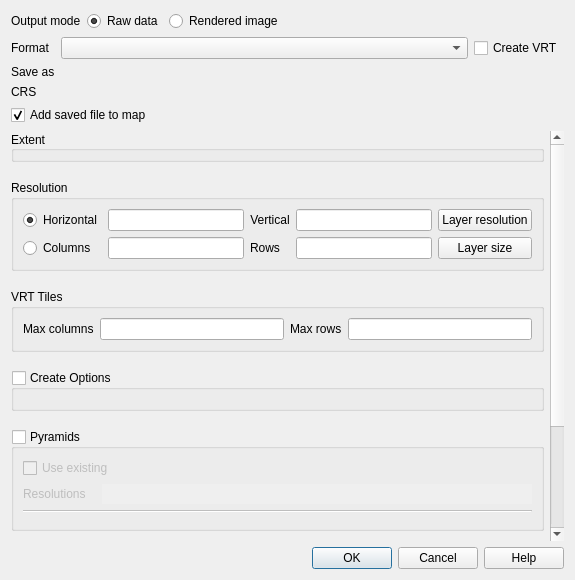
<?xml version="1.0" encoding="UTF-8"?>
<ui version="4.0">
 <class>QgsRasterLayerSaveAsDialogBase</class>
 <widget class="QDialog" name="QgsRasterLayerSaveAsDialogBase">
  <property name="geometry">
   <rect>
    <x>0</x>
    <y>0</y>
    <width>575</width>
    <height>580</height>
   </rect>
  </property>
  <property name="windowTitle">
   <string>Save Raster Layer as...</string>
  </property>
  <layout class="QVBoxLayout" name="verticalLayout">
   <item>
    <layout class="QHBoxLayout" name="horizontalLayout_6">
     <item>
      <widget class="QLabel" name="mModeLabel">
       <property name="text">
        <string>Output mode</string>
       </property>
      </widget>
     </item>
     <item>
      <widget class="QRadioButton" name="mRawModeRadioButton">
       <property name="toolTip">
        <string>Write out raw raster layer data. Optionally user defined no data values may be applied.</string>
       </property>
       <property name="text">
        <string>Raw data</string>
       </property>
       <property name="checked">
        <bool>true</bool>
       </property>
      </widget>
     </item>
     <item>
      <widget class="QRadioButton" name="mRenderedModeRadioButton">
       <property name="toolTip">
        <string>Write out 3 bands RGB image rendered using current layer style.</string>
       </property>
       <property name="text">
        <string>Rendered image</string>
       </property>
       <property name="checked">
        <bool>false</bool>
       </property>
      </widget>
     </item>
     <item>
      <spacer name="horizontalSpacer">
       <property name="orientation">
        <enum>Qt::Horizontal</enum>
       </property>
       <property name="sizeHint" stdset="0">
        <size>
         <width>40</width>
         <height>20</height>
        </size>
       </property>
      </spacer>
     </item>
    </layout>
   </item>
   <item>
    <layout class="QGridLayout" name="gridLayout_4">
     <item row="0" column="0">
      <widget class="QLabel" name="mFormatLabel">
       <property name="text">
        <string>Format</string>
       </property>
       <property name="buddy">
        <cstring>mFormatComboBox</cstring>
       </property>
      </widget>
     </item>
     <item row="0" column="1">
      <widget class="QComboBox" name="mFormatComboBox">
       <property name="sizePolicy">
        <sizepolicy hsizetype="Expanding" vsizetype="Fixed">
         <horstretch>0</horstretch>
         <verstretch>0</verstretch>
        </sizepolicy>
       </property>
      </widget>
     </item>
     <item row="1" column="0">
      <widget class="QLabel" name="mSaveAsLabel">
       <property name="text">
        <string>Save as</string>
       </property>
       <property name="buddy">
        <cstring>mFilename</cstring>
       </property>
      </widget>
     </item>
     <item row="2" column="0">
      <widget class="QLabel" name="label_2">
       <property name="sizePolicy">
        <sizepolicy hsizetype="Fixed" vsizetype="Fixed">
         <horstretch>0</horstretch>
         <verstretch>0</verstretch>
        </sizepolicy>
       </property>
       <property name="minimumSize">
        <size>
         <width>0</width>
         <height>0</height>
        </size>
       </property>
       <property name="text">
        <string>CRS</string>
       </property>
      </widget>
     </item>
     <item row="0" column="2">
      <widget class="QCheckBox" name="mTileModeCheckBox">
       <property name="toolTip">
        <string>Create GDAL Virtual Format composed of multiple
datasets with maximum width and height specified below.</string>
       </property>
       <property name="text">
        <string>Create VRT</string>
       </property>
      </widget>
     </item>
     <item row="1" column="1" colspan="2">
      <widget class="QgsFileWidget" name="mFilename" native="true">
       <property name="enabled">
        <bool>true</bool>
       </property>
      </widget>
     </item>
     <item row="2" column="1" colspan="2">
      <widget class="QgsProjectionSelectionWidget" name="mCrsSelector" native="true">
       <property name="focusPolicy">
        <enum>Qt::StrongFocus</enum>
       </property>
      </widget>
     </item>
    </layout>
   </item>
   <item>
    <widget class="QCheckBox" name="mAddToCanvas">
     <property name="text">
      <string>Add saved file to map</string>
     </property>
     <property name="checked">
      <bool>true</bool>
     </property>
    </widget>
   </item>
   <item>
    <widget class="QgsScrollArea" name="mScrollArea">
     <property name="frameShape">
      <enum>QFrame::NoFrame</enum>
     </property>
     <property name="frameShadow">
      <enum>QFrame::Sunken</enum>
     </property>
     <property name="widgetResizable">
      <bool>true</bool>
     </property>
     <widget class="QWidget" name="scrollAreaWidgetContents">
      <property name="geometry">
       <rect>
        <x>0</x>
        <y>0</y>
        <width>541</width>
        <height>610</height>
       </rect>
      </property>
      <layout class="QVBoxLayout" name="verticalLayout_5">
       <property name="spacing">
        <number>18</number>
       </property>
       <property name="leftMargin">
        <number>0</number>
       </property>
       <property name="topMargin">
        <number>0</number>
       </property>
       <property name="rightMargin">
        <number>6</number>
       </property>
       <property name="bottomMargin">
        <number>0</number>
       </property>
       <item>
        <widget class="QgsExtentGroupBox" name="mExtentGroupBox">
         <property name="sizePolicy">
          <sizepolicy hsizetype="Preferred" vsizetype="Preferred">
           <horstretch>0</horstretch>
           <verstretch>0</verstretch>
          </sizepolicy>
         </property>
         <property name="autoFillBackground">
          <bool>false</bool>
         </property>
         <property name="title">
          <string>Extent</string>
         </property>
         <property name="alignment">
          <set>Qt::AlignLeading|Qt::AlignLeft|Qt::AlignVCenter</set>
         </property>
         <property name="checkable">
          <bool>false</bool>
         </property>
         <property name="collapsed" stdset="0">
          <bool>false</bool>
         </property>
         <property name="saveCollapsedState" stdset="0">
          <bool>true</bool>
         </property>
        </widget>
       </item>
       <item>
        <widget class="QgsCollapsibleGroupBox" name="mResolutionGroupBox">
         <property name="sizePolicy">
          <sizepolicy hsizetype="Preferred" vsizetype="Preferred">
           <horstretch>0</horstretch>
           <verstretch>0</verstretch>
          </sizepolicy>
         </property>
         <property name="title">
          <string>Resolution</string>
         </property>
         <property name="flat">
          <bool>false</bool>
         </property>
         <property name="checkable">
          <bool>false</bool>
         </property>
         <property name="collapsed" stdset="0">
          <bool>false</bool>
         </property>
         <property name="saveCollapsedState" stdset="0">
          <bool>true</bool>
         </property>
         <layout class="QVBoxLayout" name="verticalLayout_3">
          <item>
           <layout class="QGridLayout" name="gridLayout_2">
            <item row="0" column="0">
             <widget class="QRadioButton" name="mResolutionRadioButton">
              <property name="text">
               <string>Horizontal</string>
              </property>
              <property name="checked">
               <bool>true</bool>
              </property>
             </widget>
            </item>
            <item row="0" column="1">
             <widget class="QLineEdit" name="mXResolutionLineEdit"/>
            </item>
            <item row="1" column="0">
             <widget class="QRadioButton" name="mSizeRadioButton">
              <property name="text">
               <string>Columns</string>
              </property>
             </widget>
            </item>
            <item row="1" column="1">
             <widget class="QLineEdit" name="mColumnsLineEdit"/>
            </item>
            <item row="1" column="2">
             <widget class="QLabel" name="mRowsLabel">
              <property name="text">
               <string>Rows</string>
              </property>
             </widget>
            </item>
            <item row="0" column="3">
             <widget class="QLineEdit" name="mYResolutionLineEdit"/>
            </item>
            <item row="1" column="3">
             <widget class="QLineEdit" name="mRowsLineEdit"/>
            </item>
            <item row="0" column="4">
             <widget class="QPushButton" name="mOriginalResolutionPushButton">
              <property name="text">
               <string>Layer resolution</string>
              </property>
             </widget>
            </item>
            <item row="1" column="4">
             <widget class="QPushButton" name="mOriginalSizePushButton">
              <property name="text">
               <string>Layer size</string>
              </property>
             </widget>
            </item>
            <item row="0" column="2">
             <widget class="QLabel" name="label">
              <property name="text">
               <string>Vertical</string>
              </property>
              <property name="alignment">
               <set>Qt::AlignCenter</set>
              </property>
             </widget>
            </item>
           </layout>
          </item>
         </layout>
        </widget>
       </item>
       <item>
        <widget class="QgsCollapsibleGroupBox" name="mTilesGroupBox">
         <property name="sizePolicy">
          <sizepolicy hsizetype="Preferred" vsizetype="Preferred">
           <horstretch>0</horstretch>
           <verstretch>0</verstretch>
          </sizepolicy>
         </property>
         <property name="title">
          <string>VRT Tiles</string>
         </property>
         <property name="checkable">
          <bool>false</bool>
         </property>
         <property name="checked">
          <bool>false</bool>
         </property>
         <property name="collapsed" stdset="0">
          <bool>false</bool>
         </property>
         <property name="saveCollapsedState" stdset="0">
          <bool>true</bool>
         </property>
         <layout class="QHBoxLayout" name="horizontalLayout_5">
          <item>
           <widget class="QLabel" name="mMaximumSizeXLabel">
            <property name="toolTip">
             <string>Maximum number of columns in one tile.</string>
            </property>
            <property name="text">
             <string>Max columns</string>
            </property>
           </widget>
          </item>
          <item>
           <widget class="QLineEdit" name="mMaximumSizeXLineEdit">
            <property name="toolTip">
             <string>Maximum number of columns in one tile.</string>
            </property>
           </widget>
          </item>
          <item>
           <widget class="QLabel" name="mMaximumSizeYLabel">
            <property name="toolTip">
             <string>Maximum number of rows in one tile.</string>
            </property>
            <property name="text">
             <string>Max rows</string>
            </property>
           </widget>
          </item>
          <item>
           <widget class="QLineEdit" name="mMaximumSizeYLineEdit">
            <property name="toolTip">
             <string>Maximum number of rows in one tile.</string>
            </property>
           </widget>
          </item>
         </layout>
        </widget>
       </item>
       <item>
        <widget class="QgsCollapsibleGroupBox" name="mCreateOptionsGroupBox">
         <property name="sizePolicy">
          <sizepolicy hsizetype="Preferred" vsizetype="Preferred">
           <horstretch>0</horstretch>
           <verstretch>0</verstretch>
          </sizepolicy>
         </property>
         <property name="title">
          <string>Create Options</string>
         </property>
         <property name="checkable">
          <bool>true</bool>
         </property>
         <property name="checked">
          <bool>false</bool>
         </property>
         <property name="collapsed" stdset="0">
          <bool>false</bool>
         </property>
         <property name="saveCollapsedState" stdset="0">
          <bool>true</bool>
         </property>
         <layout class="QGridLayout" name="gridLayout_5">
          <item row="0" column="0">
           <widget class="QgsRasterFormatSaveOptionsWidget" name="mCreateOptionsWidget" native="true"/>
          </item>
         </layout>
        </widget>
       </item>
       <item>
        <widget class="QgsCollapsibleGroupBox" name="mPyramidsGroupBox">
         <property name="sizePolicy">
          <sizepolicy hsizetype="Preferred" vsizetype="Preferred">
           <horstretch>0</horstretch>
           <verstretch>0</verstretch>
          </sizepolicy>
         </property>
         <property name="title">
          <string>Pyramids</string>
         </property>
         <property name="checkable">
          <bool>true</bool>
         </property>
         <property name="checked">
          <bool>false</bool>
         </property>
         <property name="collapsed" stdset="0">
          <bool>false</bool>
         </property>
         <property name="saveCollapsedState" stdset="0">
          <bool>true</bool>
         </property>
         <layout class="QGridLayout" name="gridLayout_3">
          <item row="3" column="0">
           <widget class="QgsRasterPyramidsOptionsWidget" name="mPyramidsOptionsWidget" native="true"/>
          </item>
          <item row="2" column="0">
           <widget class="Line" name="line">
            <property name="orientation">
             <enum>Qt::Horizontal</enum>
            </property>
           </widget>
          </item>
          <item row="1" column="0">
           <layout class="QHBoxLayout" name="horizontalLayout_9">
            <item>
             <widget class="QLabel" name="mPyramidResolutionsLabel">
              <property name="text">
               <string>Resolutions</string>
              </property>
             </widget>
            </item>
            <item>
             <spacer name="horizontalSpacer_5">
              <property name="orientation">
               <enum>Qt::Horizontal</enum>
              </property>
              <property name="sizeType">
               <enum>QSizePolicy::Fixed</enum>
              </property>
              <property name="sizeHint" stdset="0">
               <size>
                <width>10</width>
                <height>0</height>
               </size>
              </property>
             </spacer>
            </item>
            <item>
             <widget class="QLineEdit" name="mPyramidResolutionsLineEdit">
              <property name="toolTip">
               <string>Pyramid resolutions corresponding to levels given</string>
              </property>
              <property name="autoFillBackground">
               <bool>false</bool>
              </property>
              <property name="text">
               <string/>
              </property>
              <property name="frame">
               <bool>false</bool>
              </property>
              <property name="readOnly">
               <bool>true</bool>
              </property>
             </widget>
            </item>
           </layout>
          </item>
          <item row="0" column="0">
           <widget class="QCheckBox" name="mPyramidsUseExistingCheckBox">
            <property name="text">
             <string>Use existing</string>
            </property>
           </widget>
          </item>
         </layout>
        </widget>
       </item>
       <item>
        <widget class="QgsCollapsibleGroupBox" name="mNoDataGroupBox">
         <property name="sizePolicy">
          <sizepolicy hsizetype="Preferred" vsizetype="Preferred">
           <horstretch>0</horstretch>
           <verstretch>0</verstretch>
          </sizepolicy>
         </property>
         <property name="toolTip">
          <string>Additional no data values. The specified values will be set to no data in output raster.</string>
         </property>
         <property name="title">
          <string>No data values</string>
         </property>
         <property name="checkable">
          <bool>true</bool>
         </property>
         <property name="checked">
          <bool>false</bool>
         </property>
         <property name="collapsed" stdset="0">
          <bool>false</bool>
         </property>
         <property name="saveCollapsedState" stdset="0">
          <bool>true</bool>
         </property>
         <layout class="QHBoxLayout" name="horizontalLayout_7">
          <item>
           <layout class="QGridLayout" name="gridLayout">
            <item row="2" column="1">
             <widget class="QPushButton" name="mRemoveSelectedNoDataToolButton">
              <property name="sizePolicy">
               <sizepolicy hsizetype="Fixed" vsizetype="Fixed">
                <horstretch>0</horstretch>
                <verstretch>0</verstretch>
               </sizepolicy>
              </property>
              <property name="toolTip">
               <string>Remove selected row</string>
              </property>
              <property name="styleSheet">
               <string notr="true"/>
              </property>
              <property name="text">
               <string/>
              </property>
              <property name="icon">
               <iconset resource="../../images/images.qrc">
                <normaloff>:/images/themes/default/symbologyRemove.svg</normaloff>:/images/themes/default/symbologyRemove.svg</iconset>
              </property>
             </widget>
            </item>
            <item row="2" column="0">
             <widget class="QPushButton" name="mAddNoDataManuallyToolButton">
              <property name="sizePolicy">
               <sizepolicy hsizetype="Fixed" vsizetype="Fixed">
                <horstretch>0</horstretch>
                <verstretch>0</verstretch>
               </sizepolicy>
              </property>
              <property name="toolTip">
               <string>Add values manually</string>
              </property>
              <property name="text">
               <string/>
              </property>
              <property name="icon">
               <iconset resource="../../images/images.qrc">
                <normaloff>:/images/themes/default/symbologyAdd.svg</normaloff>:/images/themes/default/symbologyAdd.svg</iconset>
              </property>
             </widget>
            </item>
            <item row="1" column="0" colspan="5">
             <widget class="QTableWidget" name="mNoDataTableWidget">
              <property name="sizePolicy">
               <sizepolicy hsizetype="Expanding" vsizetype="Preferred">
                <horstretch>0</horstretch>
                <verstretch>0</verstretch>
               </sizepolicy>
              </property>
              <property name="minimumSize">
               <size>
                <width>0</width>
                <height>0</height>
               </size>
              </property>
              <attribute name="horizontalHeaderDefaultSectionSize">
               <number>250</number>
              </attribute>
              <attribute name="horizontalHeaderMinimumSectionSize">
               <number>200</number>
              </attribute>
             </widget>
            </item>
            <item row="2" column="2">
             <widget class="QPushButton" name="mLoadTransparentNoDataToolButton">
              <property name="sizePolicy">
               <sizepolicy hsizetype="Fixed" vsizetype="Fixed">
                <horstretch>0</horstretch>
                <verstretch>0</verstretch>
               </sizepolicy>
              </property>
              <property name="toolTip">
               <string>Load user defined fully transparent (100%) values </string>
              </property>
              <property name="text">
               <string/>
              </property>
              <property name="icon">
               <iconset resource="../../images/images.qrc">
                <normaloff>:/images/themes/default/mActionFileOpen.svg</normaloff>:/images/themes/default/mActionFileOpen.svg</iconset>
              </property>
             </widget>
            </item>
            <item row="2" column="3">
             <widget class="QPushButton" name="mRemoveAllNoDataToolButton">
              <property name="sizePolicy">
               <sizepolicy hsizetype="Fixed" vsizetype="Fixed">
                <horstretch>0</horstretch>
                <verstretch>0</verstretch>
               </sizepolicy>
              </property>
              <property name="toolTip">
               <string>Clear all</string>
              </property>
              <property name="text">
               <string/>
              </property>
              <property name="icon">
               <iconset resource="../../images/images.qrc">
                <normaloff>:/images/themes/default/mActionRemove.svg</normaloff>:/images/themes/default/mActionRemove.svg</iconset>
              </property>
             </widget>
            </item>
           </layout>
          </item>
         </layout>
        </widget>
       </item>
       <item>
        <spacer name="verticalSpacer">
         <property name="orientation">
          <enum>Qt::Vertical</enum>
         </property>
         <property name="sizeType">
          <enum>QSizePolicy::Expanding</enum>
         </property>
         <property name="sizeHint" stdset="0">
          <size>
           <width>20</width>
           <height>40</height>
          </size>
         </property>
        </spacer>
       </item>
      </layout>
     </widget>
    </widget>
   </item>
   <item>
    <widget class="QDialogButtonBox" name="mButtonBox">
     <property name="orientation">
      <enum>Qt::Horizontal</enum>
     </property>
     <property name="standardButtons">
      <set>QDialogButtonBox::Cancel|QDialogButtonBox::Help|QDialogButtonBox::Ok</set>
     </property>
    </widget>
   </item>
  </layout>
 </widget>
 <customwidgets>
  <customwidget>
   <class>QgsProjectionSelectionWidget</class>
   <extends>QWidget</extends>
   <header location="global">qgsprojectionselectionwidget.h</header>
   <container>1</container>
  </customwidget>
  <customwidget>
   <class>QgsCollapsibleGroupBox</class>
   <extends>QGroupBox</extends>
   <header>qgscollapsiblegroupbox.h</header>
   <container>1</container>
  </customwidget>
  <customwidget>
   <class>QgsScrollArea</class>
   <extends>QScrollArea</extends>
   <header>qgsscrollarea.h</header>
   <container>1</container>
  </customwidget>
  <customwidget>
   <class>QgsFileWidget</class>
   <extends>QWidget</extends>
   <header>qgsfilewidget.h</header>
   <container>1</container>
  </customwidget>
  <customwidget>
   <class>QgsExtentGroupBox</class>
   <extends>QgsCollapsibleGroupBox</extends>
   <header>qgsextentgroupbox.h</header>
   <container>1</container>
  </customwidget>
  <customwidget>
   <class>QgsRasterFormatSaveOptionsWidget</class>
   <extends>QWidget</extends>
   <header>qgsrasterformatsaveoptionswidget.h</header>
   <container>1</container>
  </customwidget>
  <customwidget>
   <class>QgsRasterPyramidsOptionsWidget</class>
   <extends>QWidget</extends>
   <header>qgsrasterpyramidsoptionswidget.h</header>
   <container>1</container>
  </customwidget>
 </customwidgets>
 <tabstops>
  <tabstop>mRawModeRadioButton</tabstop>
  <tabstop>mRenderedModeRadioButton</tabstop>
  <tabstop>mAddToCanvas</tabstop>
  <tabstop>mScrollArea</tabstop>
  <tabstop>mResolutionRadioButton</tabstop>
  <tabstop>mXResolutionLineEdit</tabstop>
  <tabstop>mYResolutionLineEdit</tabstop>
  <tabstop>mOriginalResolutionPushButton</tabstop>
  <tabstop>mSizeRadioButton</tabstop>
  <tabstop>mColumnsLineEdit</tabstop>
  <tabstop>mRowsLineEdit</tabstop>
  <tabstop>mOriginalSizePushButton</tabstop>
  <tabstop>mMaximumSizeXLineEdit</tabstop>
  <tabstop>mMaximumSizeYLineEdit</tabstop>
  <tabstop>mCreateOptionsGroupBox</tabstop>
  <tabstop>mPyramidsGroupBox</tabstop>
  <tabstop>mPyramidsUseExistingCheckBox</tabstop>
  <tabstop>mPyramidResolutionsLineEdit</tabstop>
  <tabstop>mNoDataGroupBox</tabstop>
  <tabstop>mNoDataTableWidget</tabstop>
  <tabstop>mAddNoDataManuallyToolButton</tabstop>
  <tabstop>mRemoveSelectedNoDataToolButton</tabstop>
  <tabstop>mLoadTransparentNoDataToolButton</tabstop>
  <tabstop>mRemoveAllNoDataToolButton</tabstop>
 </tabstops>
 <resources>
  <include location="../../images/images.qrc"/>
 </resources>
 <connections>
  <connection>
   <sender>mButtonBox</sender>
   <signal>accepted()</signal>
   <receiver>QgsRasterLayerSaveAsDialogBase</receiver>
   <slot>accept()</slot>
   <hints>
    <hint type="sourcelabel">
     <x>254</x>
     <y>575</y>
    </hint>
    <hint type="destinationlabel">
     <x>157</x>
     <y>274</y>
    </hint>
   </hints>
  </connection>
  <connection>
   <sender>mButtonBox</sender>
   <signal>rejected()</signal>
   <receiver>QgsRasterLayerSaveAsDialogBase</receiver>
   <slot>reject()</slot>
   <hints>
    <hint type="sourcelabel">
     <x>322</x>
     <y>575</y>
    </hint>
    <hint type="destinationlabel">
     <x>286</x>
     <y>274</y>
    </hint>
   </hints>
  </connection>
 </connections>
</ui>
